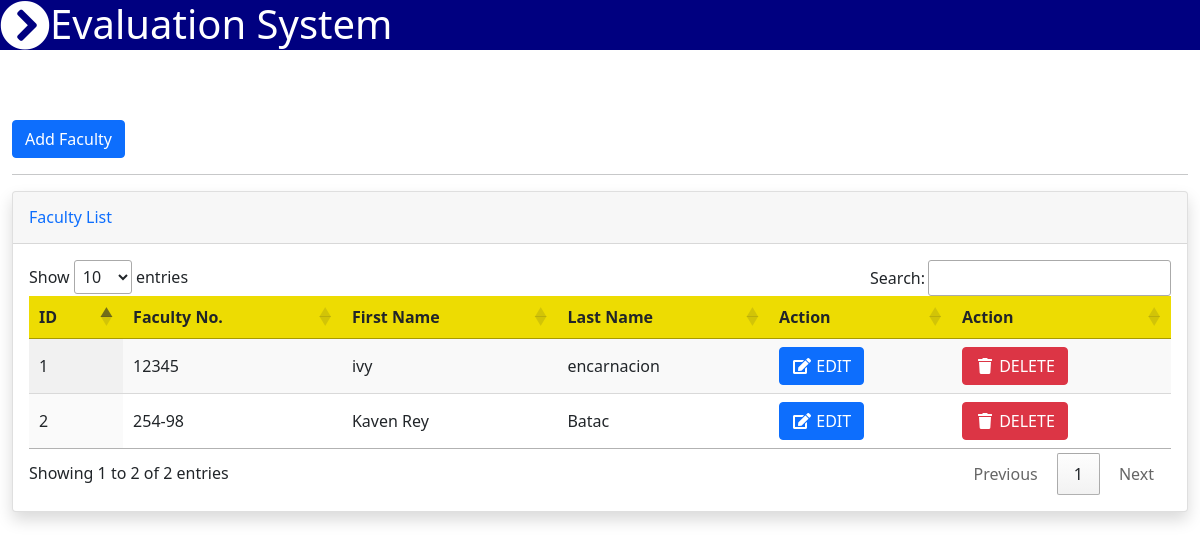
/faculty_list.php (signed in), run on the app's committed database.
### tables this page shows
CREATE TABLE `faculties` (
  `id` int(30) NOT NULL,
  `fno` varchar(255) NOT NULL,
  `username` varchar(255) NOT NULL,
  `fname` varchar(255) NOT NULL,
  `lname` varchar(255) NOT NULL,
  `usertype` varchar(30) NOT NULL,
  `password` varchar(255) NOT NULL,
  `view` varchar(30) NOT NULL
);

### faculty_list.php (the view, shortened to what this page needs)
<?php include_once'navbar.php'; ?>
<body>
<div class="container-fluid py-5 my-5">
    <button type="button" class="btn btn-primary" data-bs-toggle="modal" data-bs-target="#staticBackdrop">
    Add Faculty
    </button>
    <hr>
<div class="card shadow mb-4">
<div class="card-header py-3">
    <h6 class="m-0 font-weight-bold text-primary">Faculty List</h6>
</div>
<div class="card-body">
    <div class="table-responsive">
    <?php
    include_once'koneksyon.php';
    $qryview = "SELECT * FROM faculties";
    $result = mysqli_query($koneksyon, $qryview);
    ?>
        <table class="display" id="myTable" width="100%" cellspacing="0">
            <thead style="background-color: #eddc02;">
                <tr>
                    <th>ID</th>
                    <th>Faculty No.</th>
                    <th>First Name</th>
                    <th>Last Name</th>
                    <th>Action</th>
                    <th>Action</th>
                </tr>
            </thead>
            <?php
            $no = 1;
            while($row = mysqli_fetch_array($result)) { ?>
                <tr>
                    <td><?php echo $no; ?></td>
                    <td><?php echo $row['fno']; ?></td>
                    <td><?php echo $row['fname']; ?></td>
                    <td><?php echo $row['lname']; ?></td>
                    <td><a type="button" class="btn btn-primary" href="viewedit-faculty.php?id=<?php echo $row['id']; ?>"><span class="fa fa-fw fa-edit"></span> EDIT</a></td>
                    <td><button class="btn btn-danger" type="button" onClick="deleteme(<?php echo $row['id']; ?>)" name="delete" ><span class="fa fa-fw fa-trash"></span> DELETE </button></td>
                </tr>
            <?php $no++; } ?>
        </table>
    </div>
</div>
</div>
</div>
</body>

### data on the page
faculties: fno "12345", fname "ivy", lname "encarnacion"
faculties: fno "254-98", fname "Kaven Rey", lname "Batac"
